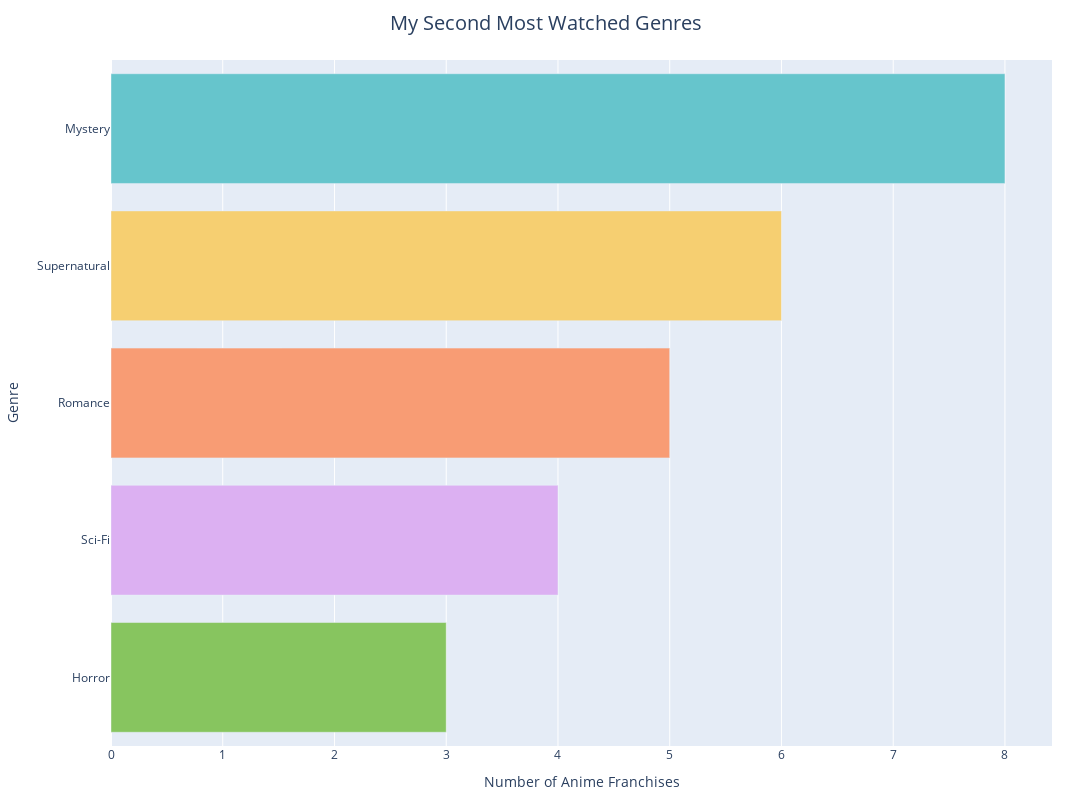

Notebook source saved alongside this figure:
### Code cell
nexttop5_genres = genre_counts.iloc[5:10]

# plotly bar chart

fig = px.bar(
    nexttop5_genres,
    x='Count',
    y='Genre',
    orientation='h',
    color='Genre',
    color_discrete_sequence=px.colors.qualitative.Pastel,
    title="My Second Most Watched Genres"
)

fig.update_layout(
    xaxis_title="Number of Anime Franchises",
    yaxis_title="Genre",
    showlegend=False,
    height=800,
    width=1200, 
    margin=dict(l=40, r=40, t=60, b=40),
    title=dict(
        x=0.5,
        xanchor='center',
        font=dict(size=20)
    )
)
fig.show()

### Figure 1 — Plotly figure (JSON) as saved in the notebook; plotly's stock layout.template omitted (floating-point values rounded to 4 significant figures)
{"data": [{"hovertemplate": "Genre=%{y}<br>Count=%{x}<extra></extra>", "legendgroup": "Mystery", "marker": {"color": "rgb(102, 197, 204)", "pattern": {"shape": ""}}, "name": "Mystery", "orientation": "h", "showlegend": true, "textposition": "auto", "type": "bar", "x": [8], "xaxis": "x", "y": ["Mystery"], "yaxis": "y"}, {"hovertemplate": "Genre=%{y}<br>Count=%{x}<extra></extra>", "legendgroup": "Supernatural", "marker": {"color": "rgb(246, 207, 113)", "pattern": {"shape": ""}}, "name": "Supernatural", "orientation": "h", "showlegend": true, "textposition": "auto", "type": "bar", "x": [6], "xaxis": "x", "y": ["Supernatural"], "yaxis": "y"}, {"hovertemplate": "Genre=%{y}<br>Count=%{x}<extra></extra>", "legendgroup": "Romance", "marker": {"color": "rgb(248, 156, 116)", "pattern": {"shape": ""}}, "name": "Romance", "orientation": "h", "showlegend": true, "textposition": "auto", "type": "bar", "x": [5], "xaxis": "x", "y": ["Romance"], "yaxis": "y"}, {"hovertemplate": "Genre=%{y}<br>Count=%{x}<extra></extra>", "legendgroup": "Sci-Fi", "marker": {"color": "rgb(220, 176, 242)", "pattern": {"shape": ""}}, "name": "Sci-Fi", "orientation": "h", "showlegend": true, "textposition": "auto", "type": "bar", "x": [4], "xaxis": "x", "y": ["Sci-Fi"], "yaxis": "y"}, {"hovertemplate": "Genre=%{y}<br>Count=%{x}<extra></extra>", "legendgroup": "Horror", "marker": {"color": "rgb(135, 197, 95)", "pattern": {"shape": ""}}, "name": "Horror", "orientation": "h", "showlegend": true, "textposition": "auto", "type": "bar", "x": [3], "xaxis": "x", "y": ["Horror"], "yaxis": "y"}], "layout": {"barmode": "relative", "height": 800, "legend": {"title": {"text": "Genre"}, "tracegroupgap": 0}, "margin": {"b": 40, "l": 40, "r": 40, "t": 60}, "showlegend": false, "title": {"font": {"size": 20}, "text": "My Second Most Watched Genres", "x": 0.5, "xanchor": "center"}, "width": 1200, "xaxis": {"anchor": "y", "domain": [0, 1], "title": {"text": "Number of Anime Franchises"}}, "yaxis": {"anchor": "x", "categoryarray": ["Horror", "Sci-Fi", "Romance", "Supernatural", "Mystery"], "categoryorder": "array", "domain": [0, 1], "title": {"text": "Genre"}}}}
